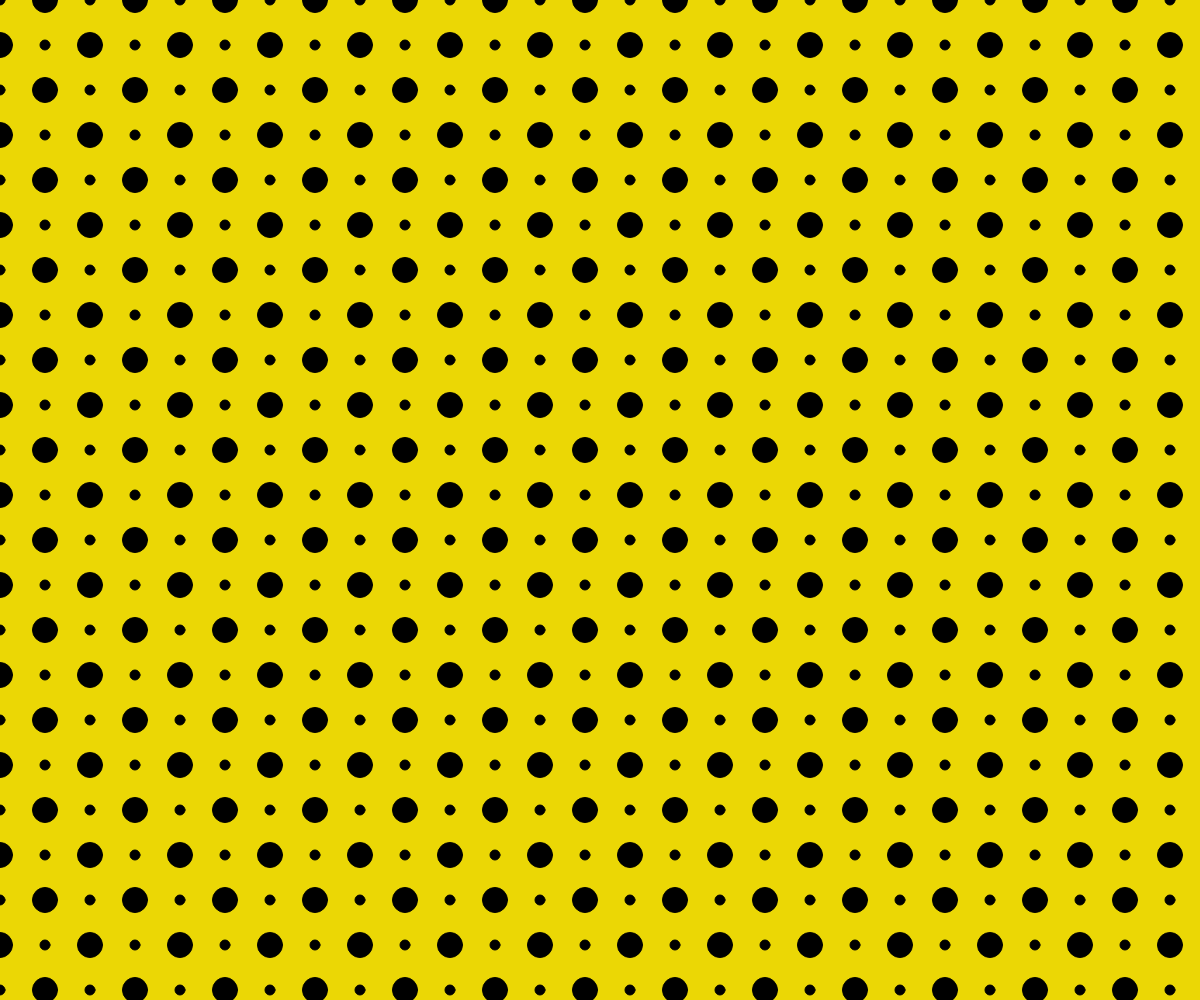
Frame 1 (no input)
Frame 60 (no input): identical to frame 1, image omitted
Frame 120 (the mouse pressed at the canvas centre since frame 60): identical to frame 1, image omitted

The p5.js sketch that drew this single still picture (run headless with seeded random() and noise() and a simulated clock; from frame 60 on, the mouse is pressed at the canvas centre):

// p5.js sketch
// ── sketch.js
function setup() {
  createCanvas(windowWidth, windowHeight);
}

function draw() {
  background(235,215,5)
  fill('black')
  let distance = 45
  // use if-else to deal with it in one loop.
  for(let a = 0; a < windowWidth; a += distance){
    for(let b = 0; b < windowHeight; b+=distance){
      if (a / distance % 2 === 1 && b / distance % 2 === 1||a / distance % 2 === 0 && b / distance % 2 === 0) {
        ellipse(a, b, 10)
      }
      else{
        ellipse(a, b, 25)
      }

    }
  }

  // use translate() to deal with it in 3 loop.
  // for(let a = 0; a < windowWidth; a += distance){
  //   for(let b = 0; b < windowHeight; b+= distance){  
  //     ellipse(a, b, 10) 
  //     }
  //   }
  // push()
  // translate(0, distance)

  // for(let a = 0; a < windowWidth; a += 2*distance){
  //   for(let b = 0; b < windowHeight; b+=2*distance){  
  //     ellipse(a, b, 25) 
  //     }
  //   }
  // pop()
  // push()
  // translate(distance, 0)

  // for(let a = 0; a < windowWidth; a += 2*distance){
  //   for(let b = 0; b < windowHeight; b+=2*distance){  
  //     ellipse(a, b, 25) 
  //     }
  //   }
  // pop()
}
